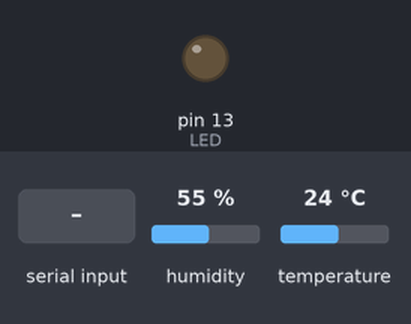
Bench run of a sketch on a simulated Arduino Uno, built with avr-gcc and run on an emulated ATmega328P. On the bench: output pins drawn as LEDs (lit = HIGH). The inputs (shaded band) are chosen by the test bench; at power-on: humidity 55 %, temperature 24 °C. What the sketch prints to the serial monitor is not drawn.

Above: at 5.3 s.
5.4 s: "0" received over the second serial link
At 7.7 s:
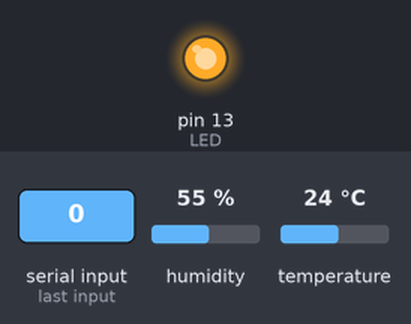
Timing chart, 0 to 11.1 s (numbered marks = the images above; inputs shaded):
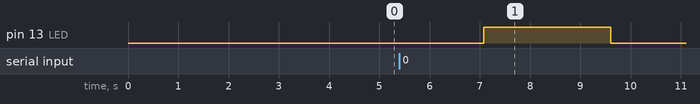

Measured:
- after the input at 5.4 s, pin 13 (LED): LOW → HIGH after 1.7 s, → LOW 2.5 s later

The sketch:

BLE.ino
```cpp
#include "SoftwareSerial.h"

SoftwareSerial mySerial(2, 3); // TX, RX
#define LED 13
char i ;
#include "DHT.h"
float Data[4];
#define DHTPIN 7     // Digital pin connected to the DHT sensor

#define DHTTYPE DHT11   // DHT 11
DHT dht(DHTPIN, DHTTYPE);
void initBluetooth() {
  Serial.begin(9600);

  Serial.println("---------------Master------------------");
  dht.begin();
  mySerial.begin(38400);

}
char result[6]; // Buffer big enough for 7-character float
char result2[6]; // Buffer big enough for 7-character float
void updateSerial() {
//  Serial.println(Serial.read());
 delay(2000);

  // Reading temperature or humidity takes about 250 milliseconds!
  // Sensor readings may also be up to 2 seconds 'old' (its a very slow sensor)
  float h = dht.readHumidity();
  dtostrf(h, 2, 2, result);
  // Read temperature as Celsius (the default)
  float t = dht.readTemperature();
  dtostrf(t, 2, 2, result2);


  i = mySerial.read();
    Serial.print(i);


  if (i=='0'){

   digitalWrite(LED, HIGH);}

   else{
    digitalWrite(LED, LOW);
    }
  mySerial.print(result);
    mySerial.print(',');
      mySerial.print(result2);


}
void setup() {
  pinMode(LED, OUTPUT);
  initBluetooth();
}

void loop() {

  updateSerial();
  delay(500);
}
```
